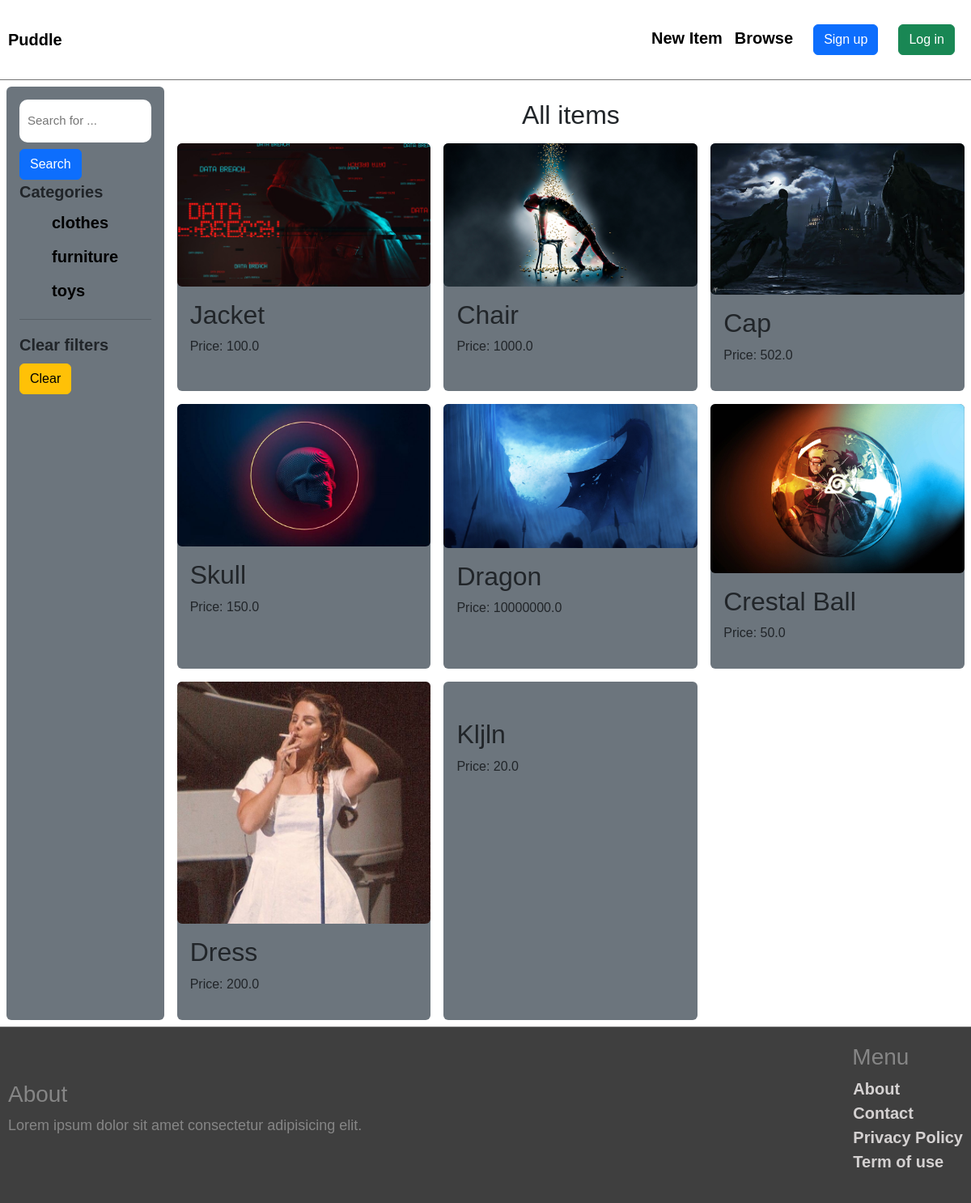
The app's page /items/ with its own data.
### item/models.py (models this page shows, shortened)
class Category(models.Model):
    name = models.CharField(max_length=255)
    class Meta:
        ordering = ('name',)
        verbose_name_plural = 'Categories'
    def __str__(self):
        return self.name

class Item(models.Model):
    category = models.ForeignKey(Category, related_name='items', on_delete=models.CASCADE)
    name = models.CharField(max_length=255)
    description = models.TextField(blank=True, null=True)
    price = models.FloatField()
    image = models.ImageField(upload_to='item_image', blank=True, null=True)
    is_sold = models.BooleanField(default=False)
    created_by = models.ForeignKey(User, related_name='items', on_delete=models.CASCADE)
    created_at = models.DateTimeField(auto_now_add=True)

### item/views.py (the view)
# urls.py: path('', views.items, name='items'),
def items(request):
    query = request.GET.get('query', '')
    category_id = request.GET.get('category', 0)
    items = Item.objects.filter(is_sold=False)
    categ = Category.objects.all()
    if category_id:
        items = items.filter(category_id=category_id)
    if query:
        items = items.filter(Q(name__icontains=query) | Q(description__icontains=query))
    return render(request, 'static/items.html', {
        'items': items,
        'query': query,
        'categories': categ,
        'category_id': int(category_id),
    })

### templates/static/items.html (shortened to what this page needs)
{% extends 'static/base.html' %}
{% block content %}
    <div class="grid-2-2 p-2">
        <div class="p-3 bg-secondary rounded">
            <form method="get" action="{% url 'item:items' %}">
                <input type="text" name="query" placeholder="Search for ..." value="{{ query }}">
                <button class="btn btn-primary mt-2">Search</button>
            </form>
            <b class="fs-5 mt-3">Categories</b>
            <ul class="" style="list-style-type: none;">
                {% for category in categories %}
                    <li class="p-1 m-1 rounded
                        ">
                        <a class="" href="{% url 'item:items' %}?query={{ query }}&category={{ category.id }}">{{ category }}</a>
                    </li>
                {% endfor %}
            </ul>
            <hr>
            <b class="fs-5 mt-3">Clear filters</b><br>
            <a class="btn btn-warning mt-2" href="{% url 'item:items' %}">Clear</a>
        </div>
        <div>
            <h2 class="text-center m-3">All items</h2>
            <div class="grid" style="max-width: 100%;">
                {% for item in items %}
                    <div class="bg-secondary p-0 rounded">
                        <a href="{% url 'item:detail' item.id %}">
                            <div class="img" style="width: 100%">
                                <img class="rounded" style="max-width:100%" src="{{ item.image.url }}" alt="">
                            </div>
                        </a>
                        <div class="p-3">
                            <h2 class="text-capitalize">{{ item.name }}</h2>
                            <p>Price: {{ item.price }}</p>
                        </div>
                    </div>
                {% endfor %}
            </div>
        </div>
    </div>
{% endblock content %}

### templates/static/css/style.css (style rules this page uses)
body { margin: 0; font-family: sans-serif; }
a { text-decoration: none; color: black; font-size: 20px; font-weight: bold; }

### templates/static/base.html (style rules this page uses)
.grid { display: grid; gap: 1rem; grid-template-columns: repeat(3, 1fr); }
.grid-2-2 { display: grid; gap: 1rem; grid-template-columns: .2fr 1fr; }
form input { outline: none; border-radius: 10px; border: none; font-size: 15px; display: block; width: 100%; padding: 15px 10px; }

### records on screen
Category: name "clothes"
Category: name "furniture"
Category: name "toys"
Item: image (placeholder picture), name "Jacket", price "100.0"
Item: image (picture), name "Chair", price "1000.0"
Item: image (picture), name "Cap", price "502.0"
Item: image (picture), name "Skull", price "150.0"
Item: image (picture), name "Dragon", price "10000000.0"
Item: image (picture), name "Crestal Ball", price "50.0"
Item: image (picture), name "Dress", price "200.0"
Item: name "Kljln", price "20.0"
